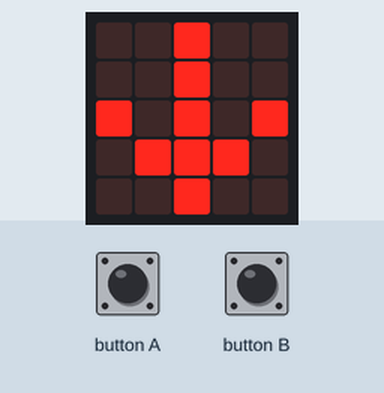
A program run on a simulated BBC micro:bit (MakeCode). Parts: the board's 5×5 LED display. The inputs (shaded band) are chosen by the test bench. Random numbers come from a fixed seed.

Above: at 1.8 s.
1.9 s: button A pressed for 3.2 s
At 2.9 s:
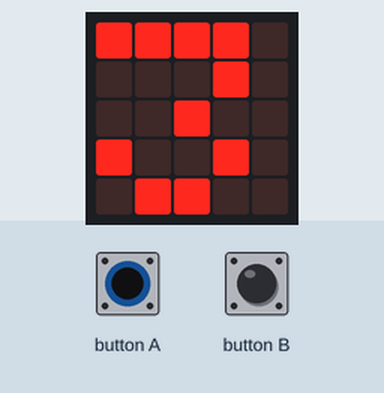
7.1 s: button B pressed for 0.5 s
At 8.6 s:
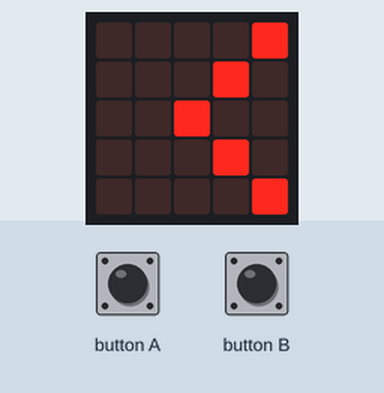
10.2 s: button A pressed for 0.5 s
At 10.7 s:
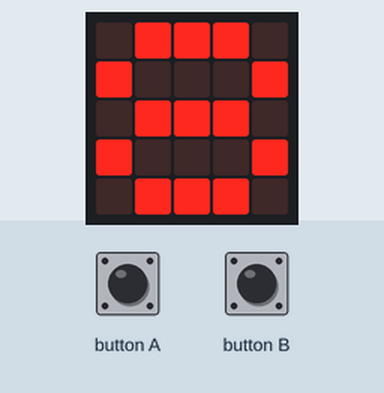
12.7 s: button B pressed for 1 s
At 14.2 s:
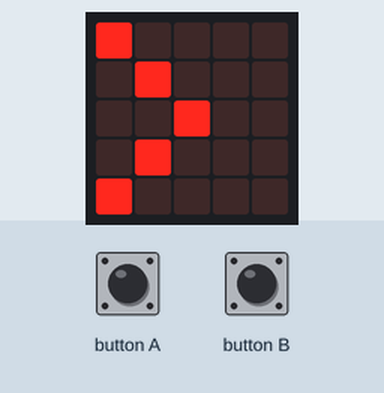
Timing chart, 0 to 15.7 s (numbered marks = the images above; inputs shaded):
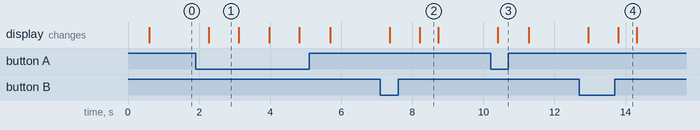

The program:

main.ts
```typescript
let A1 = 0
let A = 0
let B1 = 0
let B = 0
basic.showIcon(IconNames.Happy)
basic.forever(function () {
    basic.showLeds(`
        . . # . .
        . . # . .
        # . # . #
        . # # # .
        . . # . .
        `)
    while (input.buttonIsPressed(Button.A) || input.buttonIsPressed(Button.B)) {
        while (input.buttonIsPressed(Button.B)) {
            B = randint(0, 9)
            basic.showString("" + (B))
            basic.pause(100)
            B1 = 1
        }
        while (input.buttonIsPressed(Button.A)) {
            A = randint(1, 9)
            basic.showString("" + (A))
            basic.pause(100)
            A1 = 1
        }
    }
    while (A1 == 1 && B1 == 1) {
        if (A > B) {
            basic.showLeds(`
                # . . . .
                . # . . .
                . . # . .
                . # . . .
                # . . . .
                `)
            A1 = 0
            B1 = 0
            basic.pause(100)
        }
        if (A < B) {
            basic.showLeds(`
                . . . . #
                . . . # .
                . . # . .
                . . . # .
                . . . . #
                `)
            A1 = 0
            B1 = 0
            basic.pause(100)
        }
        if (A == B) {
            basic.showLeds(`
                . . . . .
                # # # # #
                . . . . .
                # # # # #
                . . . . .
                `)
            A1 = 0
            B1 = 0
            basic.pause(100)
        }
    }
})
```

test.ts
```typescript
// 在此处测试；当此软件包作为插件使用时，将不会编译此软件包。
```

Measured:
- after the input at 1.9 s, the display: changes after 0.37 s (image 1)
- after the input at 7.1 s, the display: first changes after 0.26 s (image 2 shows a later state)
- after the input at 10.2 s, the display: changes after 0.20 s (image 3)
- after the input at 12.7 s, the display: first changes after 0.24 s (image 4 shows a later state)
- what the display in image 1 shows lasts 0.8 s, from 2.3 s to 3.1 s
- what the display in image 2 shows lasts 0.5 s, from 8.2 s to 8.7 s
